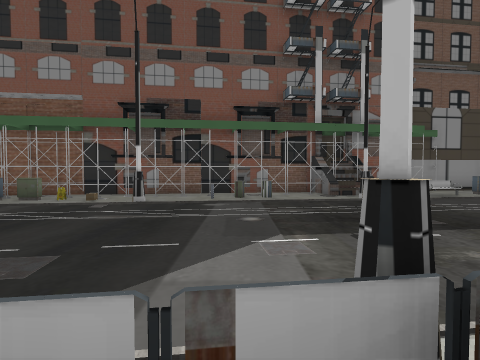
view 1 (above)

23 first-person views from a walk through a Godot game level. The camera is 1.5 m above the floor, tilts 2° down and sees 80° across. The floor is counted in squares, 2 m on a side. Each view is taken from the middle of a square. On the plan, view 1 faces up. The plan holds only what a view shows up to about 10 squares ahead; the rest is blank. The place goes on beyond the plan. Some surface patterns are stand-ins.

view 2
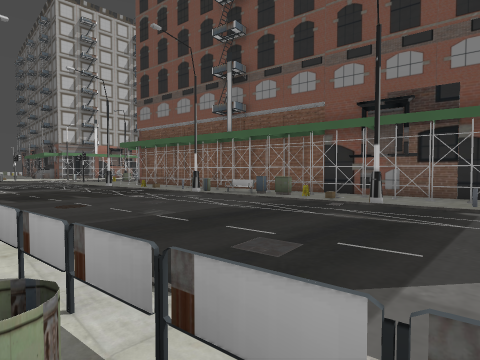

view 3
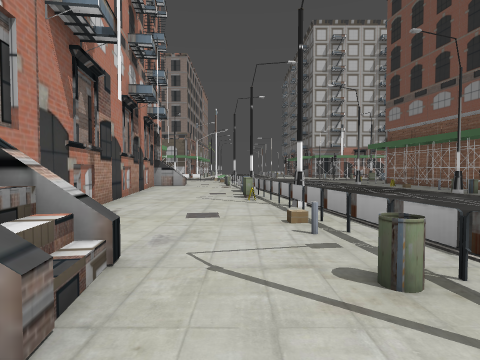

view 4
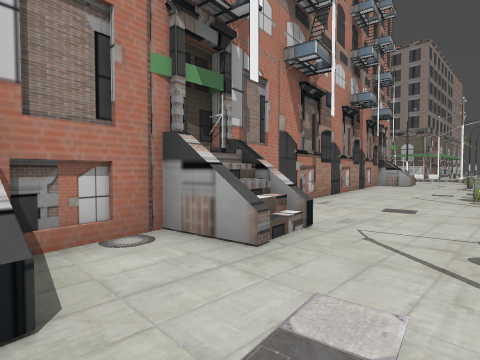

view 5
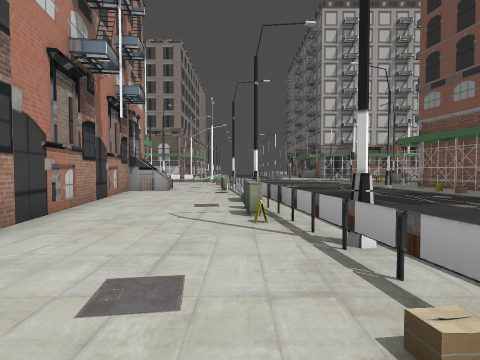

view 6
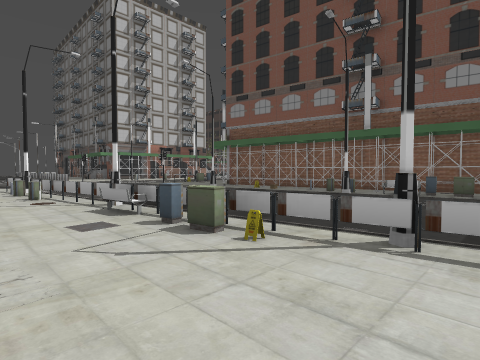

view 7
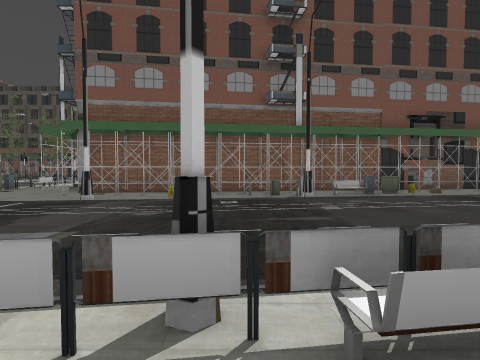

view 8
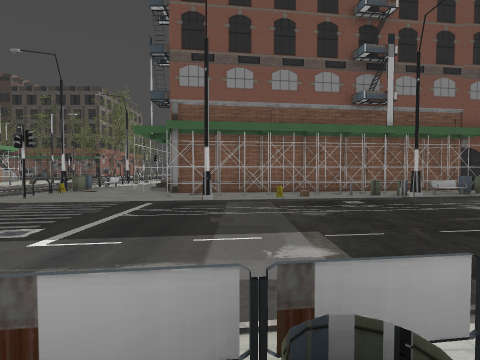

view 9
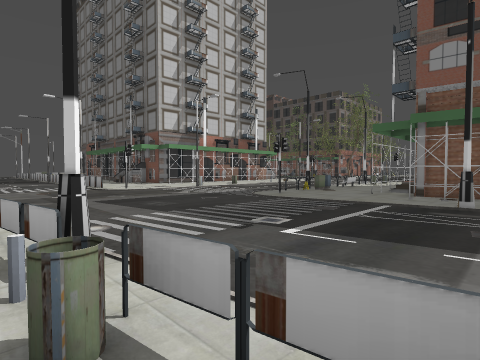

view 10
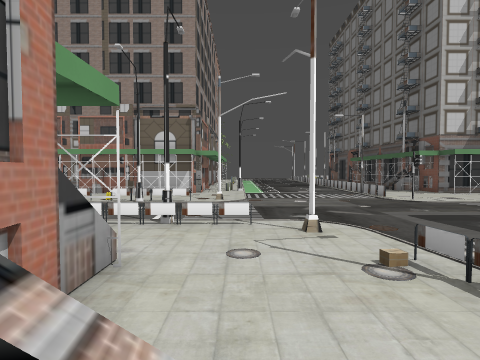

view 11
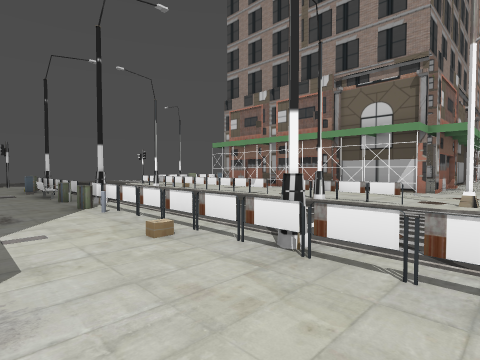

view 12
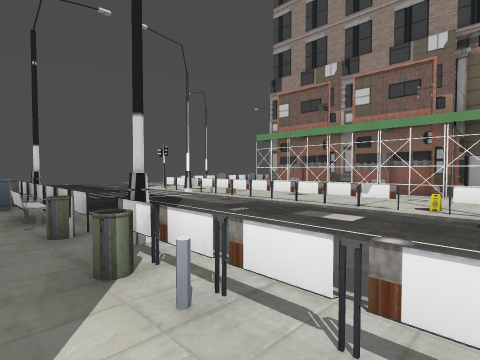

view 13
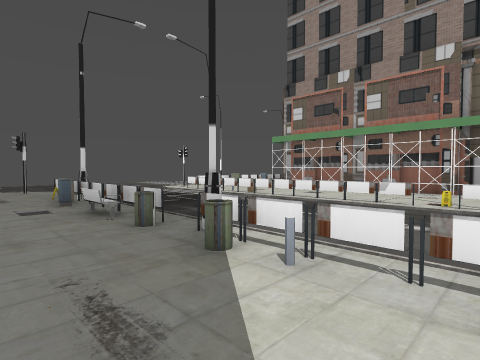

view 14
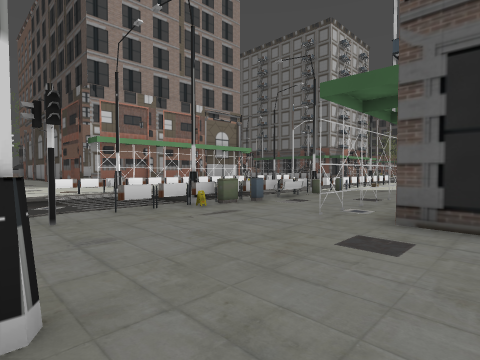

view 15
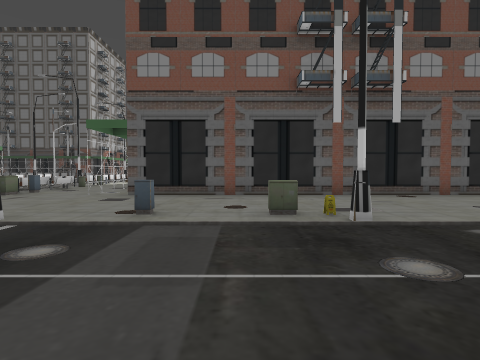

view 16
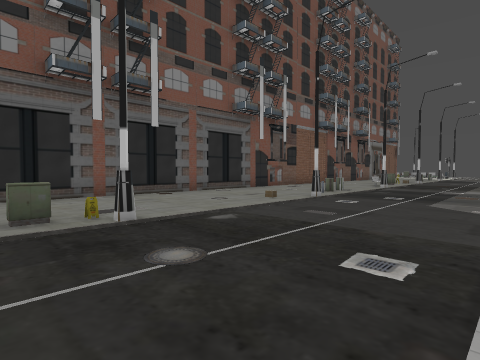

view 17
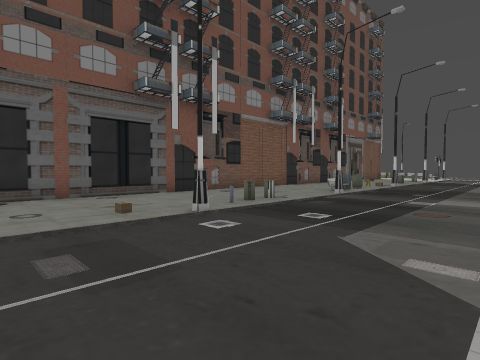

view 18
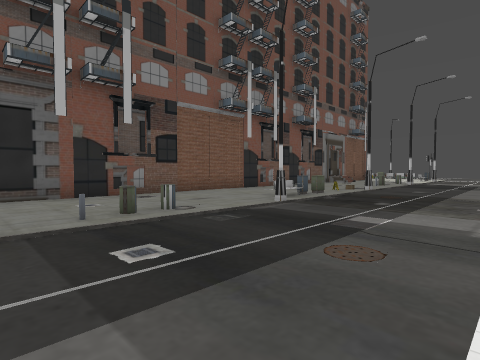

view 19
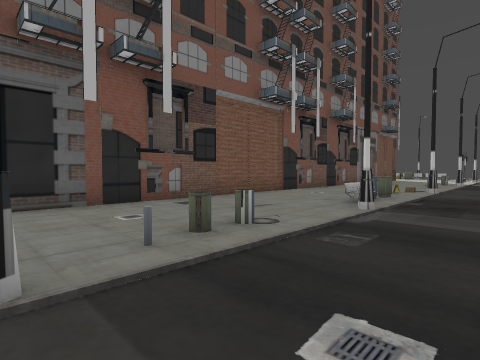

view 20
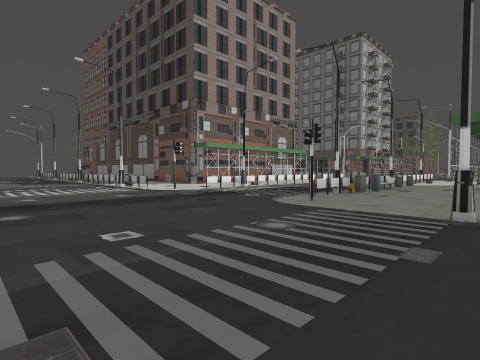

view 21
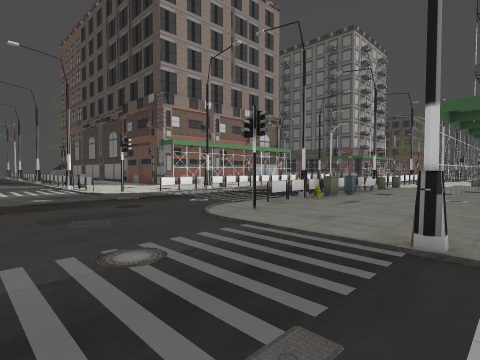

view 22
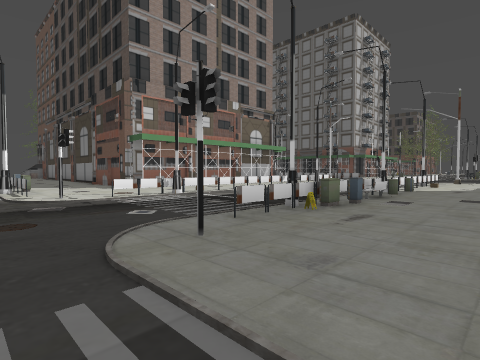

view 23
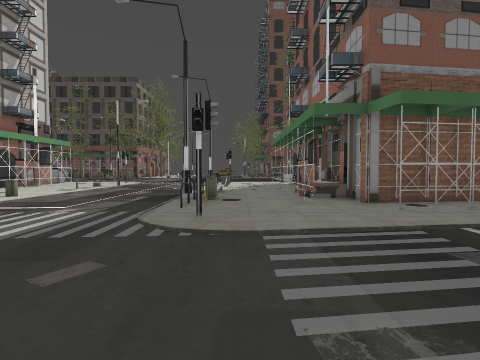

### Floor plan
Key: @ floor where view 1 was taken; # wall or solid block; x gap in a wall; . floor; / step, stairs or slope; = window, fence, low wall or low ledge.
Columns run from 24 left of view 1 to 2 right of it. Each row starts with its distance up from view 1.
 11 ..... ..##
 10 .....x..##
  9 =....#..=#              ###
  8 .....#..#######  #########.
  7  ....=.......######=.......
  6   .......###=...#..........
  5   ...#....#................
  4  ..........................
  3  ..........................
  2  ..........................
  1  ......................===
  0 ................========@..
 -1 ..........====#==#.........
 -2  .......=x=............##.#
 -3  .....#...  ...........####
 -4   ...=....//......#######
 -5 #....=..... #######
 -6 =....=..##
 -7 =....=..
 -8 #....=..
 -9 =....=..
-10 =....=..
-11 =....x..
-12 =....=..#
-13 =....=..#
-14 =....x..#
-15 =....=..###################
-16 =....=.....................
-17 =....=.....................
-18 =....x.....................
-19 #............=.......==...=
-20 ........#.....#....#....#..
-21 ...........................
-22 ...........................
-23 .......... ................
-24 ..........  .............
-25     ......

Positions as (right, up) in squares from view 1, and headings:
1: (0, 0), facing up
2: (0, 0), facing up-left
3: (1, -1), facing left
4: (2, 0), facing down-left
5: (-2, -1), facing left
6: (-4, -3), facing up-left
7: (-10, -2), facing up
8: (-13, -2), facing up
9: (-13, -2), facing up-left
10: (-13, -4), facing left
11: (-17, -4), facing down-left
12: (-18, -8), facing down-left
13: (-17, -8), facing down-left
14: (-14, -20), facing up-left
15: (-12, -24), facing up
16: (-12, -24), facing up-right
17: (-8, -24), facing up-right
18: (-5, -24), facing up-right
19: (-5, -22), facing up-right
20: (-15, -25), facing up-left
21: (-15, -23), facing up-left
22: (-16, -21), facing up-left
23: (-18, 1), facing up
